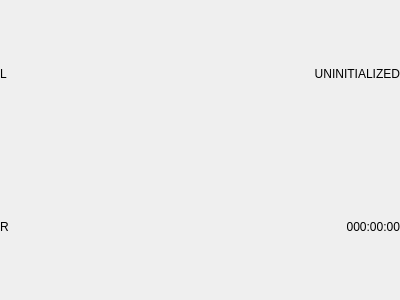
<?xml version="1.0" encoding="UTF-8"?>
<ui version="4.0">
 <class>Recording::RecordingStatusView</class>
 <widget class="QWidget" name="Recording::RecordingStatusView">
  <property name="geometry">
   <rect>
    <x>0</x>
    <y>0</y>
    <width>400</width>
    <height>300</height>
   </rect>
  </property>
  <layout class="QGridLayout" name="gridLayout">
   <property name="leftMargin">
    <number>0</number>
   </property>
   <property name="topMargin">
    <number>0</number>
   </property>
   <property name="rightMargin">
    <number>0</number>
   </property>
   <property name="bottomMargin">
    <number>0</number>
   </property>
   <item row="0" column="0">
    <widget class="QLabel" name="labelL">
     <property name="text">
      <string>L</string>
     </property>
    </widget>
   </item>
   <item row="0" column="2">
    <widget class="QLabel" name="lStatus">
     <property name="minimumSize">
      <size>
       <width>120</width>
       <height>0</height>
      </size>
     </property>
     <property name="text">
      <string>UNINITIALIZED</string>
     </property>
     <property name="alignment">
      <set>Qt::AlignRight|Qt::AlignTrailing|Qt::AlignVCenter</set>
     </property>
    </widget>
   </item>
   <item row="1" column="0">
    <widget class="QLabel" name="lebelR">
     <property name="text">
      <string>R</string>
     </property>
    </widget>
   </item>
   <item row="1" column="2">
    <widget class="QLabel" name="lTime">
     <property name="text">
      <string notr="true">000:00:00</string>
     </property>
     <property name="alignment">
      <set>Qt::AlignRight|Qt::AlignTrailing|Qt::AlignVCenter</set>
     </property>
    </widget>
   </item>
   <item row="0" column="1">
    <widget class="Recording::FancyProgressBar" name="meterL" native="true">
     <property name="sizePolicy">
      <sizepolicy hsizetype="MinimumExpanding" vsizetype="Preferred">
       <horstretch>0</horstretch>
       <verstretch>0</verstretch>
      </sizepolicy>
     </property>
    </widget>
   </item>
   <item row="1" column="1">
    <widget class="Recording::FancyProgressBar" name="meterR" native="true">
     <property name="sizePolicy">
      <sizepolicy hsizetype="Expanding" vsizetype="Preferred">
       <horstretch>0</horstretch>
       <verstretch>0</verstretch>
      </sizepolicy>
     </property>
    </widget>
   </item>
  </layout>
 </widget>
 <customwidgets>
  <customwidget>
   <class>Recording::FancyProgressBar</class>
   <extends>QWidget</extends>
   <header>recording/fancyprogressbar.h</header>
   <container>1</container>
  </customwidget>
 </customwidgets>
 <resources/>
 <connections/>
</ui>
